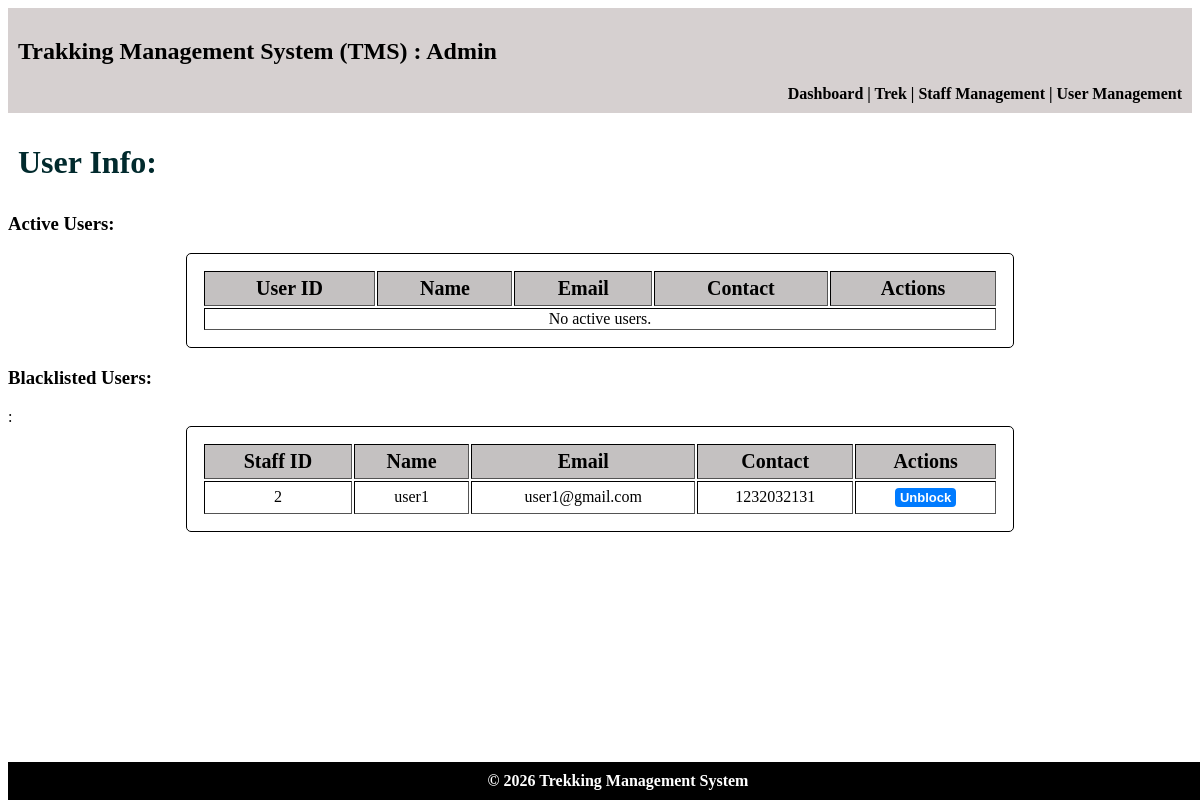
Page /admin/user on the committed database.
### models.py (models this page shows)
class Trekker_Profiles(db.Model):
    __tablename__ = "trekker_profiles"
    trekker_id = db.Column(db.Integer,db.ForeignKey("users.id"),primary_key=True)
    name = db.Column(db.String, nullable=False)
    phone = db.Column(db.String, nullable=False)
    address = db.Column(db.String, nullable=False)
    emergency_contact = db.Column(db.String, nullable=False)
    status = db.Column(db.Integer,nullable=False,default=0) # 0 = Registered, # 1 = Blacklisted
    bookings = db.relationship(
        "Bookings",
        cascade="all, delete",
        backref="trekker_profiles"
    )

class Users(db.Model):
    __tablename__ = "users"
    id = db.Column(db.Integer, primary_key=True)
    email = db.Column(db.String, unique=True, nullable=False)
    password = db.Column(db.String, nullable=False)
    role = db.Column(db.Integer, nullable=False, default=1) # 0 = Admin, 1 = Trekker, 2 = Staff
    trekker_profile = db.relationship(
        "Trekker_Profiles",
        cascade="all, delete",
        backref="users",
        uselist=False
    )
    staff_profile = db.relationship(
        "Staff_Profiles",
        cascade="all, delete",
        backref="users",
        uselist=False
    )

### controller.py (the view)
@app.route("/admin/user")
def admin_user():
    active_users = db.session.query(Trekker_Profiles).filter(Trekker_Profiles.status == 0).all()
    blacklisted_users = db.session.query(Trekker_Profiles).filter(Trekker_Profiles.status == 1).all()
    return render_template("admin_user.html",active_users=active_users,blacklisted_users=blacklisted_users)

### templates/admin_user.html (shortened to what this page needs)
<!DOCTYPE html>
<html lang="en">
<head>
    <link rel="stylesheet" href="/static/main.css">
</head>
<body>
    <header>
        <h2>Trakking Management System (TMS) : Admin</h2>
        <nav>
            <a href="{{ url_for('admin_dashboard') }}"> Dashboard </a>|
            <a href="{{ url_for('admin_treks') }}"> Trek </a>|
            <a href="{{ url_for('admin_staff') }}"> Staff Management </a>|
            <a href="{{ url_for('admin_user') }}"> User Management </a>
        </nav>
    </header>
    <main>
        <h1>User Info: </h1>
        <h3>Active Users:</h3>
            <table class="normal" border="1">
                <tr><th>User ID</th>     <th>Name</th>     <th>Email</th>   <th>Contact</th>  <th>Actions</th></tr>
                {% for user in active_users %}
                <tr><td>{{ user.trekker_id }}</td>          <td>{{ user.name }}</td>  <td>{{ user.users.email }}</td>      <td>{{ user.phone }}</td>
                    <td><a href="{{ url_for('block_user', user_id=user.trekker_id) }}" class="btn-link btn-danger">Block</a></td></tr>
                {% else %}
                <tr><td colspan="5">No active users.</td></tr>
                {% endfor %}
            </table>
        <h3>Blacklisted Users:</h3>:</h3>
            <table class="normal" border="1">
                <tr><th>Staff ID</th>     <th>Name</th>     <th>Email</th>   <th>Contact</th>  <th>Actions</th></tr>
                {% for user in blacklisted_users%}
                <tr><td>{{ user.trekker_id }}</td>          <td>{{ user.name }}</td>  <td>{{ user.users.email }}</td>      <td>{{ user.phone }}</td>
                <td><a href="{{ url_for('unblock_user', user_id=user.trekker_id) }}" class="btn-link">Unblock</a></td></tr>
                {% else %}
                <tr><td colspan="5">No Blacklisted User</td></tr>
                {% endfor %}
            </table>
    </main>
    <footer>© 2026 Trekking Management System</footer>
</body>
</html>

### static/main.css (style rules this page uses)
body { padding-bottom: 50px; }
footer { background:black; color:white; text-align:center; font-weight:bold; padding:10px; bottom: 0; position: fixed; width: 100%; }
header { background:rgb(214, 208, 208); text-align: justify; padding:10px; }
table th { background: rgb(196, 193, 193); font-size: 20px; padding: 5px; }
.normal { text-align: center; padding: 15px; margin:auto; width:70%; border: 1px solid black; border-radius: 5px; }
nav { text-align: right; font-weight: bold; }
nav a { color: black; text-decoration: none; }
h1 { padding: 10px; color: rgb(1, 42, 45); }
.btn-link { display: inline-block; padding: 2px 5px; text-decoration: none; font-family: sans-serif; font-weight: bold; font-size: small; background-color: #007bff; color: #ffffff; border-radius: 4px; transition: background-color 0.2s ease; cursor: pointer; margin: 5px; }

### rows in the picture
Trekker_Profiles: trekker_id "2", name "user1", users.email "user1@gmail.com", phone "1232032131"
